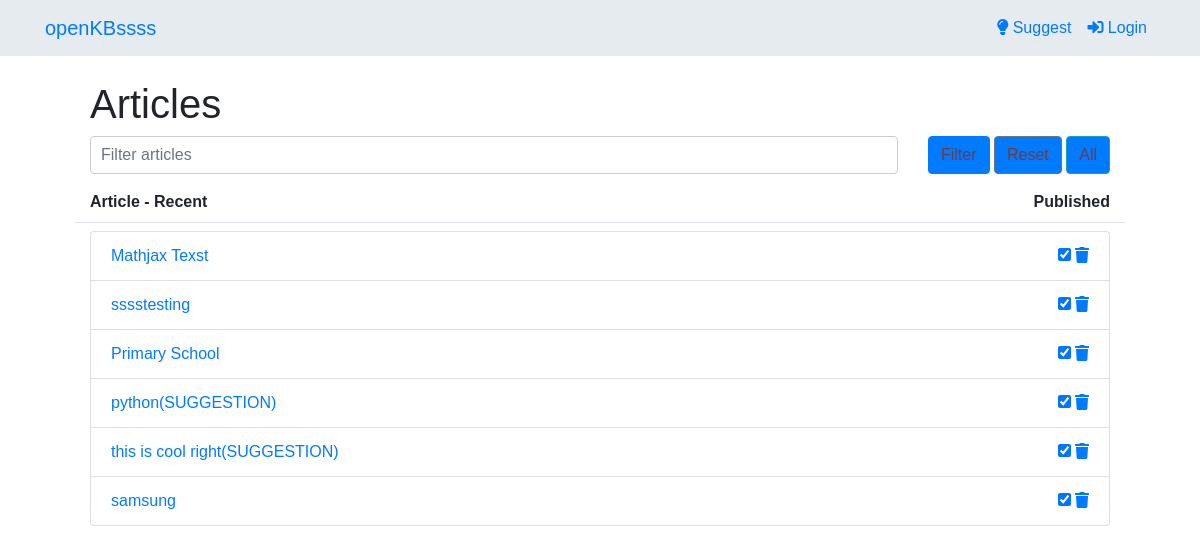
/articles/, run on an earlier commit of the app's database.
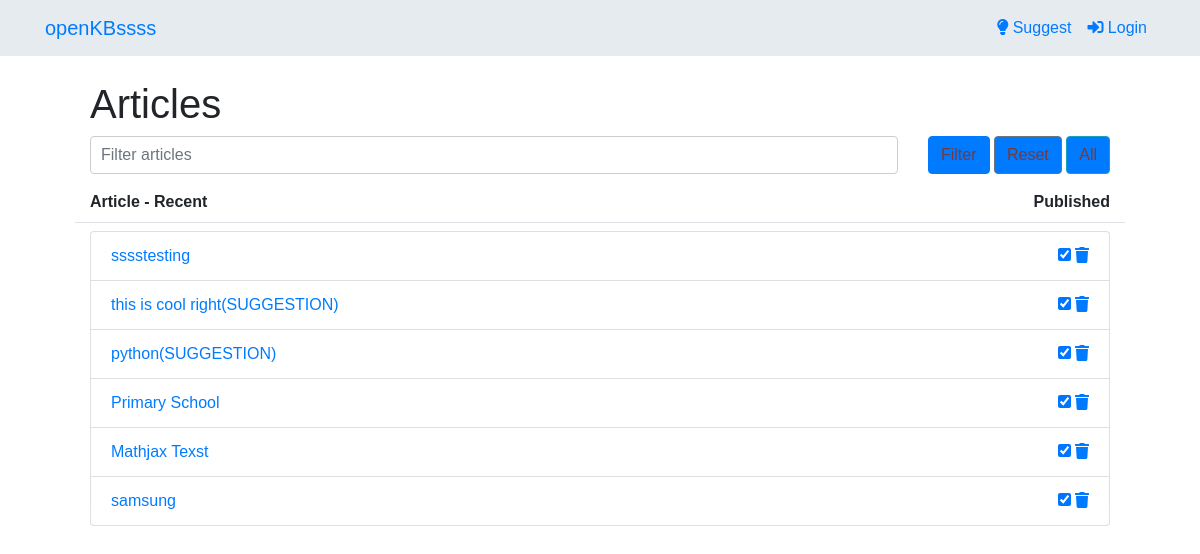
And on a later commit of the database.
### kb/models.py (models this page shows, shortened)
class Article(models.Model):
    title = models.CharField(max_length=255)
    content = MDTextField()
    created = models.DateTimeField(auto_now_add=True)
    updated = models.DateTimeField(auto_now=True)
    keywords = models.CharField(max_length=255)
    published = models.BooleanField(default=False)
    view_count = models.PositiveIntegerField(default=0)  # Added field for tracking views
    votes = models.IntegerField(default=0)
    permalink = models.SlugField(max_length=255, default='', null=True)
    seo_title = models.CharField(max_length=255, default='')
    seo_description = models.TextField(default='')
    author = models.ForeignKey('CustomUser', on_delete=models.CASCADE, null=True)
    featured = models.BooleanField(default=False)

### kb/views.py (the view)
# urls.py: path('articles/', ArticleListView.as_view(), name='article_list'),
class ArticleListView(ListView):
    model = Article
    template_name = 'articles/article_list.html'
    context_object_name = 'articles'
    def get_queryset(self):
        queryset = super().get_queryset()
        filter_value = self.request.GET.get('filter', '')
        queryset = queryset.order_by('-updated')  # Replace 'updated' with 'created' if that's your field
        if filter_value:
            queryset = queryset.filter(title__icontains=filter_value)
        return queryset

### kb/context_processors.py (called while the page is built)
def website_settings(request):
    website_settings = WebsiteSettings.objects.first()
    style_settings = StyleSettings.objects.first()
    return {
        'websettings': website_settings,
        'style_settings': style_settings,
    }

### templates/articles/article_list.html (shortened to what this page needs)
{% extends 'base.html' %}
{% block content %}
{% include "nav.html" %}
<div class="container mt-5">
    <h1>Articles</h1>
    <div class="row mb-3">
        <div class="col">
            <input type="text" id="filter_articles" class="form-control" placeholder="Filter articles">
        </div>
        <div class="col-auto">
            <button class="btn btn-primary" onclick="filterArticles()">Filter</button>
            <button class="btn btn-secondary" onclick="resetFilter()">Reset</button>
            <button class="btn btn-info">All</button>
        </div>
    </div>
    <div class="row font-weight-bold border-bottom pb-2 mb-2">
        <div class="col-md-10">
            Article - Recent
        </div>
        <div class="col-md-2 text-right">
            Published
        </div>
    </div>
    <div class="list-group">
        {% for article in articles %}
        <div class="list-group-item d-flex justify-content-between align-items-center">
            <div>
                <a href="{% url 'edit_article' article.id %}">
                {{ article.title }} {% if article.is_suggestion %}(SUGGESTION){% endif %}
                </a>
            </div>
            <div>
                <input type="checkbox" {% if article.published %}checked{% endif %} onclick="togglePublished({{ article.id }})">
                <a href="{% url 'delete_article' article.id %}" onclick="return confirm('Are you sure?');"><i class="fas fa-trash"></i></a>
            </div>
        </div>
        {% empty %}
        <div class="list-group-item">No articles found.</div>
        {% endfor %}
    </div>
</div>
{% endblock %}

What changed in the data, as far as the page shows it:
changed Article "sssstesting": moves up the list
changed Article "this is cool right(SUGGESTION)": moves up the list
changed Article "python(SUGGESTION)": moves up the list
changed Article "Primary School": moves down the list
